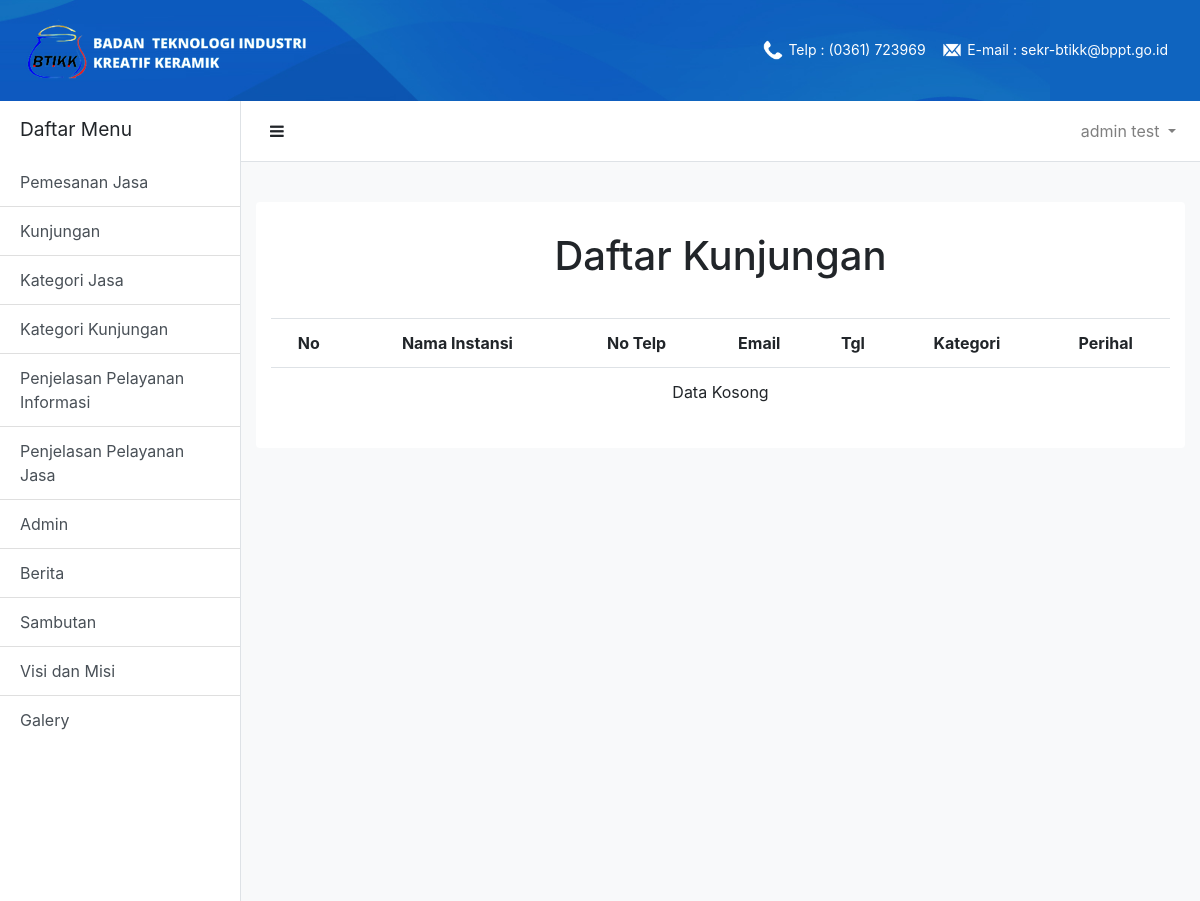
Before: /adminContent/kunjungan.php (signed in) with the older database file.
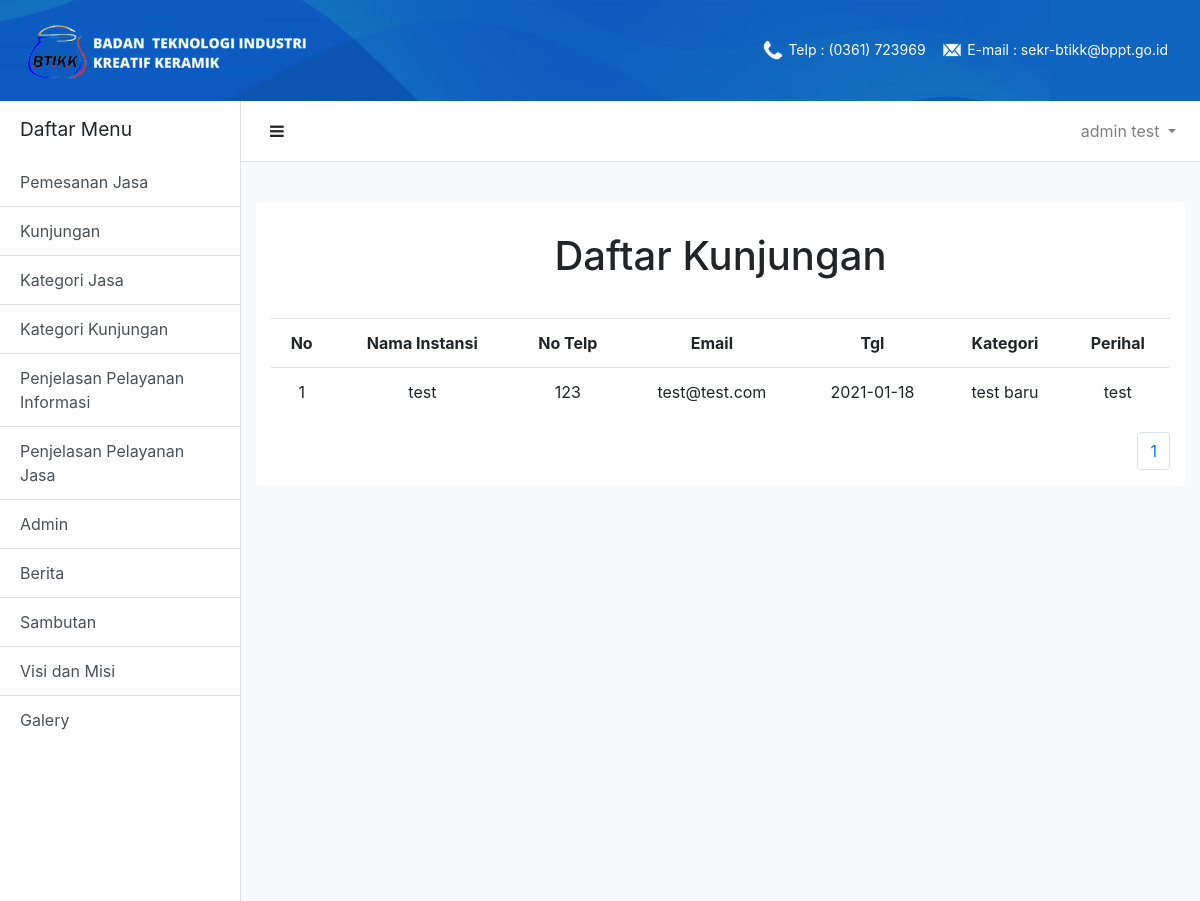
After: the same page with the newer database file.
### tables this page shows
CREATE TABLE `tb_kunjungan` (
  `id_kunjungan` int(11) NOT NULL,
  `id_kategori` int(11) NOT NULL,
  `nama_instansi` varchar(255) NOT NULL,
  `notlp` varchar(255) NOT NULL,
  `email` varchar(255) NOT NULL,
  `tgl_kunjungan` date NOT NULL,
  `perihal_kunjungan` varchar(255) NOT NULL
);

CREATE TABLE `tb_kategorikunjungan` (
  `id_kategori` int(11) NOT NULL,
  `jenjang` varchar(255) NOT NULL,
  `biaya` float NOT NULL,
  `ket` varchar(255) NOT NULL
);

### adminContent/kunjungan.php (the view, shortened to what this page needs)
<?php
    include("../dashboardUser.php");
?>
    <div class="card-title text-center" id="user-content-title">
        <h1>Daftar Kunjungan</h1>
    </div>
    <div class='card-content'>
        <div class="container">
            <table class='table'>
                <tr class='text-center'>
                    <th>No</th>
                    <th>Nama Instansi</th>
                    <th>No Telp</th>
                    <th>Email</th>
                    <th>Tgl</th>
                    <th>Kategori</th>
                    <th>Perihal</th>
                </tr>
<?php
    $batas   = 5;
    if(!isset($_GET['halaman'])){
        $posisi  = 0;
    }else{
        $posisi  = ($_GET['halaman']-1) * $batas;
    }
    $no = $posisi+1;
    $tampil = mysqli_query($conn,"SELECT * FROM tb_kunjungan order by id_kunjungan asc limit $posisi,$batas");
    $num = mysqli_num_rows($tampil);
    if($num==0)
    {
      echo "
            <tr>
              <td class='text-center' colspan='7'>
                Data Kosong
              </td>
            </tr>";
    }else
    {
      while($array=mysqli_fetch_array($tampil))
      {
        $sql = mysqli_query($conn,"SELECT * FROM tb_kategoriKunjungan where id_kategori =".$array['id_kategori']);
        $kategori = mysqli_fetch_assoc($sql);
        echo "
                <tr>
                    <td class='text-center'>".$no."</td>
                    <td class='text-center'>".$array['nama_instansi']."</td>
                    <td class='text-center'>".$array['notlp']."</td>
                    <td class='text-center'>".$array['email']."</td>
                    <td class='text-center'>".$array['tgl_kunjungan']."</td>
                    <td class='text-center'>".$kategori['jenjang']."</td>
                    <td class='text-center'>".$array['perihal_kunjungan']."</td>
                </tr>
          ";
        $no++;
      }
    }
?>
                    </table>
                    <div class='d-flex justify-content-end'>
                        <div class="text-center">
                            <ul class="pagination">
                                <?php
                                    $tampil = mysqli_query ($conn,"SELECT * FROM tb_kunjungan");
                                    $num = mysqli_num_rows($tampil);
                                    $jmlhalaman = ceil($num/$batas);
                                    for($i=1;$i<=$jmlhalaman;$i++) {
                                            echo "<li class='page-item'><a class='page-link' href='kunjungan.php?halaman=$i'>$i</a></li>";
                                    }
                                ?>
                    </div>
            </div>
        </div>
    </div>
    </div>
</div>

Changed rows visible on the page:
added tb_kunjungan: nama_instansi "test", notlp "123", email "test@test.com", tgl_kunjungan "2021-01-18", id_kategori.jenjang "test baru", perihal_kunjungan "test"
Other visible differences:
new list line: "1"
text no longer shown: "Data Kosong"
